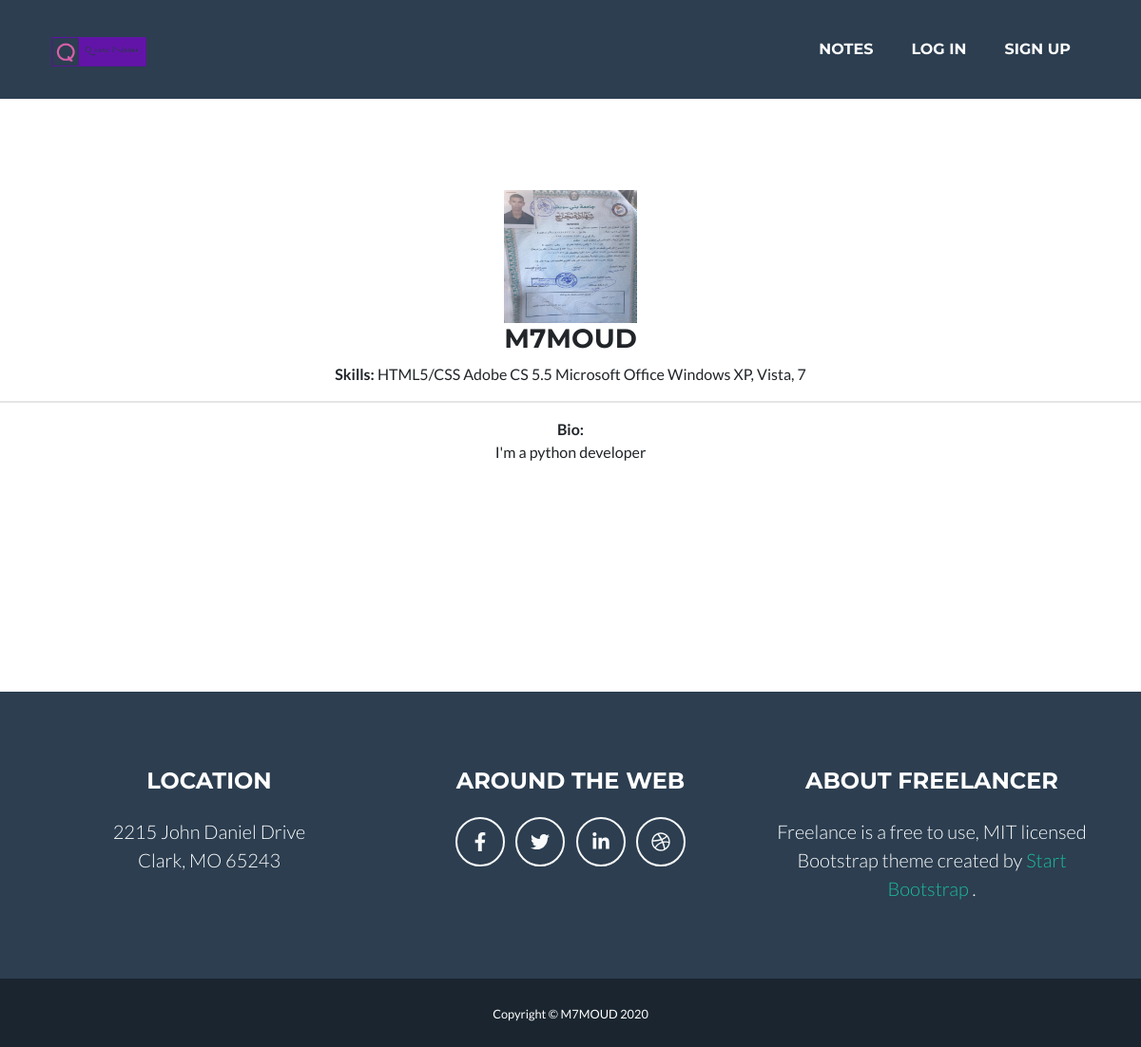
/accounts/mahmoud/, run on the app's committed database.
### accounts/models.py (models this page shows, shortened)
class Profile(models.Model):
    user = models.OneToOneField(User ,on_delete  = models.CASCADE)
    slug = models.SlugField(null = True , blank = True)
    headline= models.CharField(blank = True , max_length = 100)
    bio = models.TextField(blank = True)
    img = models.ImageField(upload_to = "profile_img")
    join_date = models.DateTimeField(blank = True ,default = datetime.datetime.now)

### accounts/views.py (the view)
def profile(request , slug):
    profile = get_object_or_404(Profile , slug = slug)
    context = {
        'profile' : profile ,
    }
    return render (request , 'profile.html' , context)

### accounts/templates/profile.html
{% extends "base.html" %}
{% load static %}
{% block body %}
<div class="edit">
  <center>
  <img src="{{profile.img.url}}" name="aboutme" width="140" height="140" border="0" class="img-circle"></a>
  <h3 class="media-heading">{{profile.user}}<small></small></h3>
  <span><strong>Skills: </strong></span>
      <span class="label label-warning">HTML5/CSS</span>
      <span class="label label-info">Adobe CS 5.5</span>
      <span class="label label-info">Microsoft Office</span>
      <span class="label label-success">Windows XP, Vista, 7</span>
  </center>
  <hr>
  <center>
  <p class="text-center"><strong>Bio: </strong><br>
      {{profile.bio}}</p>
  <br>
  </center>
</div>
{% endblock %}

### static/home-static/css/mystyle2.css (style rules this page uses)
.edit { margin: auto; margin-top: 200px; margin-bottom: 200px; }

### data on the page
Profile: img (picture), user "M7MOUD", bio "I'm a python developer"
